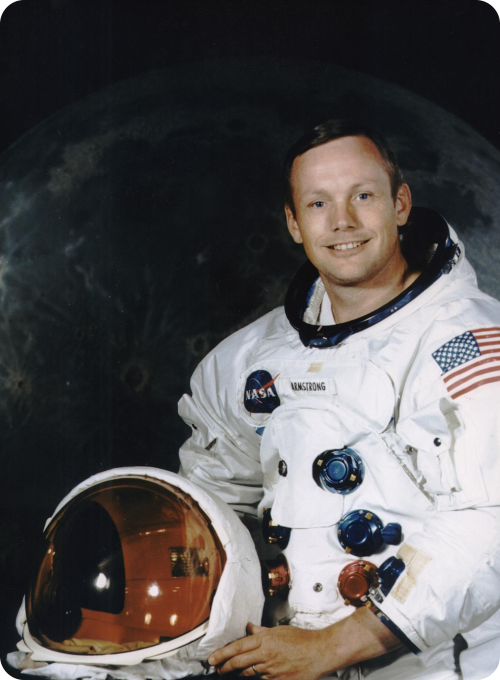
#> input picture assets/famous_people_trio_v1/neil_armstrong.png, 1000 x 1360 px, given in place of neil_armstrong.jpg, which was not available (shown at 1/2 size)
$ python render_vintage_documentary_brush_v1.py
#> lines starting #> are read from the running program, lines starting #| are printed output that depends on the picture; after the words box and inside, x2 and y2 are one past the last pixel; in counts of white or black regions, pixels touching at a corner belong together; pictures that were not available may be replaced by others from this repository, and a replacement may not be noted
#!/usr/bin/env python3
"""Vintage documentary sample: 1920x1080 5s MP4, 30fps, fully static camera.

Faithful to ChrononTemplate/catalog/vintage_documentary.v1.json:
- black ground #050505 + diffuse dark-red radial light #52090D (0.22)
- sparse deterministic film dust (36 dots, seed 42) + vignette + grain
- aged photo card 760x480 at (960,430): torn edge (~7px), faded grade,
  pink wash #D9A7A0 @0.14, scanlines inside, soft halo behind
- white divider 420x3 + "TORINO 1978" 64px #F3CA43 double glow
- closing slice glitch (frames 130-139): 8 bands, +/-80px, RGB split 5px,
  mosaic 12px blocks

OOM-safe: static layers baked once (float32), one frame at a time piped
to ffmpeg via stdin. Peak ~150MB.
"""
import gc
import hashlib
import json
import os
import subprocess
import sys

import numpy as np
from PIL import Image, ImageDraw, ImageFont, ImageFilter

OUT = os.path.join(os.path.dirname(os.path.abspath(__file__)),
                   "..", "..", "out", "vintage_documentary_brush_v1")
PNGDIR = os.path.join(OUT, "png")
MP4DIR = os.path.join(OUT, "mp4")
W, H = 1920, 1080
FPS, SECONDS = 30, 5
FRAMES = FPS * SECONDS

# Recipe values (mirror catalog/vintage_documentary.v1.json)
PHOTO_W, PHOTO_H = 760, 480
PHOTO_CX, PHOTO_CY = 960, 430
TITLE_Y = 790
TITLE_TEXT = "APOLLO 1969"
GLITCH_START, GLITCH_DUR = 130, 10
# Brush reveal: baked oversize for the modern micro push-in (content moves,
# camera stays fixed). Reveal edge sweeps right -> left over REVEAL_DUR.
BW, BH = 820, 518
REVEAL_DUR = 60
PHOTO_SRC = os.path.join(os.path.dirname(os.path.abspath(__file__)),
                         "..", "..", "assets", "famous_people_trio_v1",
                         "sources", "neil_armstrong.jpg")


def hexrgb(s):
    s = s.lstrip("#")
    return np.array([int(s[0:2], 16), int(s[2:4], 16), int(s[4:6], 16)],
                    dtype=np.float32)


def smooth_walk(rng, n, step):
    w = np.cumsum(rng.normal(0, step, n).astype(np.float64))
    w -= w.mean()
    return w.astype(np.float32)


def torn_mask(w, h, amount, seed, radius):
    """Jagged torn-paper alpha for a w*h card + rounded corners."""
    rng = np.random.default_rng(seed)
    mask = np.ones((h, w), dtype=np.float32)
    yy, xx = np.mgrid[0:h, 0:w].astype(np.float32)
    # Displace each edge with smoothed noise (~amount px peak).
    top = smooth_walk(rng, w, amount * 0.45)
    bot = smooth_walk(rng, w, amount * 0.45)
    lft = smooth_walk(rng, h, amount * 0.45)
    rgt = smooth_walk(rng, h, amount * 0.45)
    top = (top - top.min()) / (max(top.max() - top.min(), 1e-6)) * amount * 2
    bot = (bot - bot.min()) / (max(bot.max() - bot.min(), 1e-6)) * amount * 2
    lft = (lft - lft.min()) / (max(lft.max() - lft.min(), 1e-6)) * amount * 2
    rgt = (rgt - rgt.min()) / (max(rgt.max() - rgt.min(), 1e-6)) * amount * 2
    # A few deeper tears.
    for _ in range(6):
        x = rng.integers(0, w)
        top[max(0, x - 3):x + 3] += rng.uniform(amount, amount * 2.2)
    for _ in range(6):
        x = rng.integers(0, w)
        bot[max(0, x - 3):x + 3] += rng.uniform(amount, amount * 2.2)
    mask[yy < top[None, :]] = 0
    mask[yy > (h - 1 - bot[None, :])] = 0
    mask[xx < lft[:, None]] = 0
    mask[xx > (w - 1 - rgt[:, None])] = 0
    # Rounded corners (q = distance in from the two corner edges).
    if radius > 0:
        cy, cx = np.mgrid[0:h, 0:w].astype(np.float32)
        for (oy, ox) in ((0, 0), (0, w - 1), (h - 1, 0), (h - 1, w - 1)):
            qy = cy if oy == 0 else oy - cy
            qx = cx if ox == 0 else ox - cx
            corner = (qx < radius) & (qy < radius)
            outside = corner & ((qx - radius + 1) ** 2 +
                                (qy - radius + 1) ** 2 > radius ** 2)
            mask[outside] = 0
    # 1px feather.
    soft = Image.fromarray((mask * 255).astype(np.uint8)).filter(
        ImageFilter.GaussianBlur(0.8))
    return np.asarray(soft, dtype=np.float32) / 255.0


def load_real_photo(w, h, path):
    """Real local photo, cover-fit to w*h, vintage grade (sat/contrast)."""
#> called with w = 820, h = 518
    img = Image.open(path).convert("RGB")
    sw, sh = img.size
#> sw = 1000; sh = 1360
    scale = max(w / sw, h / sh)
#> scale = 0.82
    img = img.resize((int(sw * scale + 0.5), int(sh * scale + 0.5)),
                     Image.LANCZOS)
#> img: PIL image 820x1115 RGB
    left = (img.size[0] - w) // 2
#> left = 0
    top = (img.size[1] - h) // 2
#> top = 298
    img = img.crop((left, top, left + w, top + h))
#> img: PIL image 820x518 RGB
    a = np.asarray(img, dtype=np.float32)
    gray = a.mean(axis=-1, keepdims=True)
    a = gray + (a - gray) * 0.72
    a = 128 + (a - 128) * 0.95
    return np.clip(a, 0, 255)


def bristle_field(w, h, seed):
    """Dry-brush streaks: strong vertical bristle noise + slight slant."""
    rng = np.random.default_rng(seed)
    # Many cells across x, few down y => vertical bristle streaks.
    gx = rng.random((7, 90)).astype(np.float32)
    streaks = np.asarray(Image.fromarray(
        (gx * 255).astype(np.uint8)).resize((w, h), Image.BILINEAR),
        dtype=np.float32) / 255.0
    gy = rng.random((24, 24)).astype(np.float32)
    blotch = np.asarray(Image.fromarray(
        (gy * 255).astype(np.uint8)).resize((w, h), Image.BILINEAR),
        dtype=np.float32) / 255.0
    yy = np.linspace(0, 1, h, dtype=np.float32)[:, None].repeat(w, axis=1)
    field = (streaks - 0.5) * 44.0 + (blotch - 0.5) * 26.0 + \
        (yy - 0.5) * 36.0  # slant: top edge leads
    return field.astype(np.float32)


def ease_in_out(p):
    p = min(max(p, 0.0), 1.0)
    return p * p * (3 - 2 * p)


def build_static():
    """Bake bg, oversize card (rgb+alpha), title, scan, dust, bristles."""
    bg = np.full((H, W, 3), hexrgb("#050505"), dtype=np.float32)
    yy, xx = np.mgrid[0:H, 0:W].astype(np.float32)
    dx = (xx - W * 0.5) / (W * 0.62)
    dy = (yy - H * 0.5) / (H * 0.62)
    dist = np.sqrt(dx ** 2 + dy ** 2)
    fall = np.clip(1 - dist, 0, 1) ** 2
    bg = bg * (1 - fall[..., None] * 0.22) + \
        hexrgb("#52090D") * fall[..., None] * 0.22
    del dx, dy, dist, fall
    vig = np.clip((np.sqrt(((xx / W - 0.5) ** 2 +
                            (yy / H - 0.5) ** 2)) - 0.32) / 0.45, 0, 1)
    bg *= (1 - 0.45 * vig[..., None])
    del xx, yy, vig
    gc.collect()

    # Photo card: real local portrait, baked oversize for the push-in.
    photo = load_real_photo(BW, BH, PHOTO_SRC)
    tint = hexrgb("#D9A7A0")
    photo = photo * 0.86 + tint * 0.14
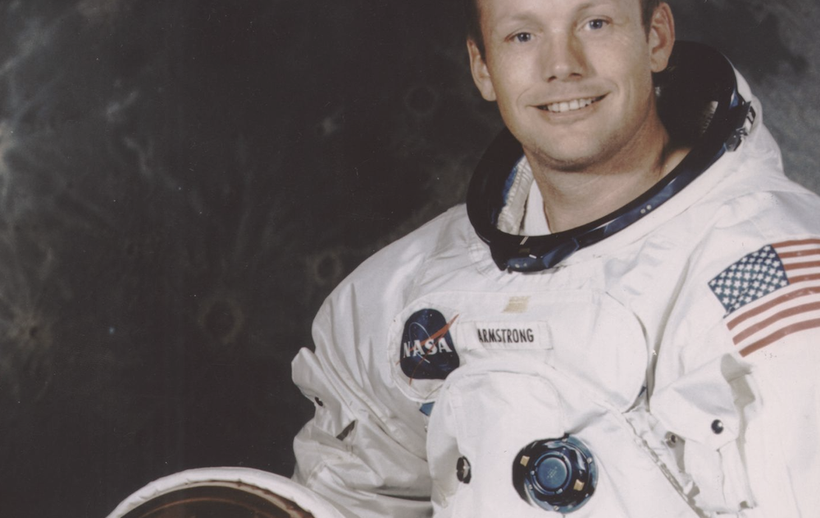
#> photo: shape (518, 820, 3) float32; mean of channels 0, 1, 2 115.7, 108.5, 108.3; drawn as R, G, B
    halo = Image.new("L", (W, H), 0)
#> halo: PIL image 1920x1080 L; every value is 0
    hd = ImageDraw.Draw(halo)
    hx0, hy0 = PHOTO_CX - PHOTO_W * 0.72, PHOTO_CY - PHOTO_H * 0.75
    hx1, hy1 = PHOTO_CX + PHOTO_W * 0.72, PHOTO_CY + PHOTO_H * 0.75
    hd.ellipse([hx0, hy0, hx1, hy1], fill=26)
    halo = halo.filter(ImageFilter.GaussianBlur(18))
    halo_a = np.asarray(halo, dtype=np.float32) / 255.0
    glow_col = hexrgb("#FFF6D8")
    bg = bg * (1 - halo_a[..., None] * 0.10) + \
        glow_col * halo_a[..., None] * 0.10
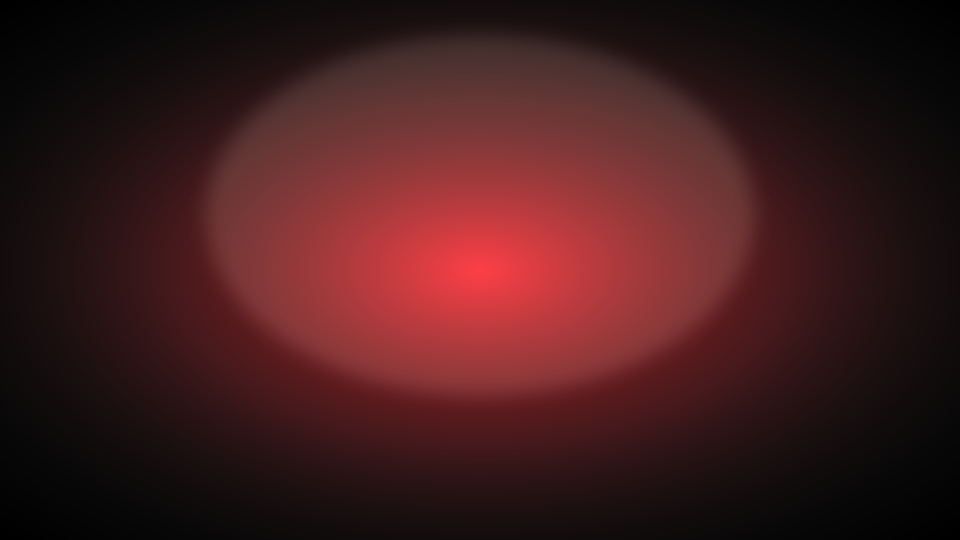
#> bg: shape (1080, 1920, 3) float32 (shown at 1/2 size); mean of channels 0, 1, 2 8.6, 5.4, 5.5; drawn with min black and max white
    del halo, hd, halo_a
    gc.collect()

    mask = torn_mask(BW, BH, 7.0, 7, 14)
    card_rgb = np.zeros((H, W, 3), dtype=np.float32)
    card_a = np.zeros((H, W), dtype=np.float32)
    x0, y0 = PHOTO_CX - PHOTO_W // 2, PHOTO_CY - PHOTO_H // 2
    xb, yb = PHOTO_CX - BW // 2, PHOTO_CY - BH // 2
    card_rgb[yb:yb + BH, xb:xb + BW] = photo
    card_a[yb:yb + BH, xb:xb + BW] = mask
    del photo, mask
    gc.collect()
    bristles = bristle_field(PHOTO_W, PHOTO_H, 11)

    # Scanlines INSIDE the photo: precomputed multiplier on card region.
    scan = np.ones((PHOTO_H, PHOTO_W), dtype=np.float32)
    period = max(int(round(1 / 0.004)), 2)
    rows = np.arange(PHOTO_H) % period == 0
    scan[rows] = 1 - 0.06
    scan_full = np.ones((H, W), dtype=np.float32)
    scan_full[y0:y0 + PHOTO_H, x0:x0 + PHOTO_W] = scan
    del scan

    # Title + divider with double glow, baked with alpha.
    font = ImageFont.truetype("/usr/share/fonts/truetype/dejavu/"
                              "DejaVuSans-Bold.ttf", 64)
    pad = 90
    tw = 760 + pad * 2
    th = 200 + pad * 2
    txt = Image.new("L", (tw, th), 0)
#> txt: PIL image 940x380 L; every value is 0
    ImageDraw.Draw(txt).text((tw // 2, th // 2), TITLE_TEXT, font=font,
                             fill=255, anchor="mm")
    txt_a = np.asarray(txt, dtype=np.float32) / 255.0
    wide = np.asarray(txt.filter(ImageFilter.GaussianBlur(22)),
                      dtype=np.float32) / 255.0 * 0.18
    tight = np.asarray(txt.filter(ImageFilter.GaussianBlur(4)),
                       dtype=np.float32) / 255.0 * 0.45
    tx, ty = PHOTO_CX - tw // 2, TITLE_Y - th // 2
    title_rgb = np.zeros((H, W, 3), dtype=np.float32)
    title_a = np.zeros((H, W), dtype=np.float32)
    y1, y2 = max(ty, 0), min(ty + th, H)
    x1, x2 = max(tx, 0), min(tx + tw, W)
    sy1, sy2 = y1 - ty, y2 - ty
    sx1, sx2 = x1 - tx, x2 - tx
    core = txt_a[sy1:sy2, sx1:sx2]
    halo_mix = np.clip(wide[sy1:sy2, sx1:sx2] +
                       tight[sy1:sy2, sx1:sx2], 0, 1)
    gold, mint = hexrgb("#F3CA43"), hexrgb("#E4E6A0")
    halo_rgb = mint * 0.5 + gold * 0.5
    region = title_rgb[y1:y2, x1:x2]
    region[:] = (halo_rgb * halo_mix[..., None] * (1 - core[..., None]) +
                 gold * core[..., None])
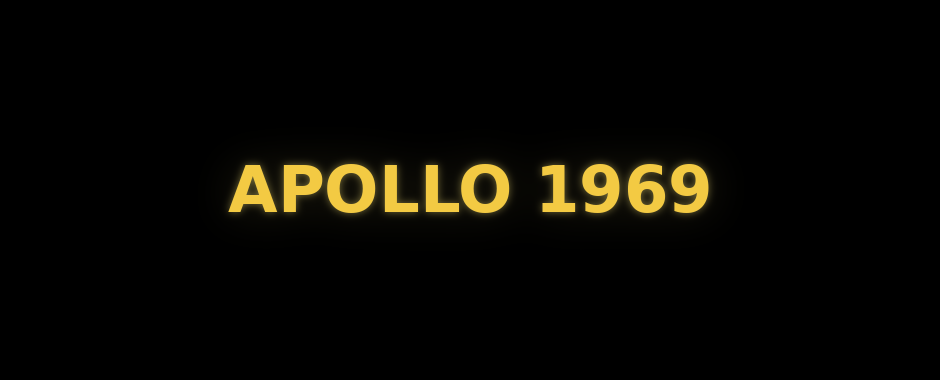
#> region: shape (380, 940, 3) float32; mean of channels 0, 1, 2 9.1, 7.8, 2.9; drawn as R, G, B
    title_a[y1:y2, x1:x2] = np.clip(core + halo_mix, 0, 1)
    del txt, txt_a, wide, tight, core, halo_mix, region
    gc.collect()
    # Divider rule + halo sandwich.
    rule_y = int(round(TITLE_Y - 64 * 0.9))
    for hh, op in ((9, 0.22 * 0.9), (3, 0.9)):
        rx0 = PHOTO_CX - 420 // 2
        title_rgb[rule_y - hh // 2:rule_y + hh // 2 + 1, rx0:rx0 + 420] = \
            255.0 * op + title_rgb[rule_y - hh // 2:rule_y + hh // 2 + 1,
                                   rx0:rx0 + 420] * (1 - op)
        title_a[rule_y - hh // 2:rule_y + hh // 2 + 1, rx0:rx0 + 420] = \
            np.maximum(title_a[rule_y - hh // 2:rule_y + hh // 2 + 1,
                               rx0:rx0 + 420], op)
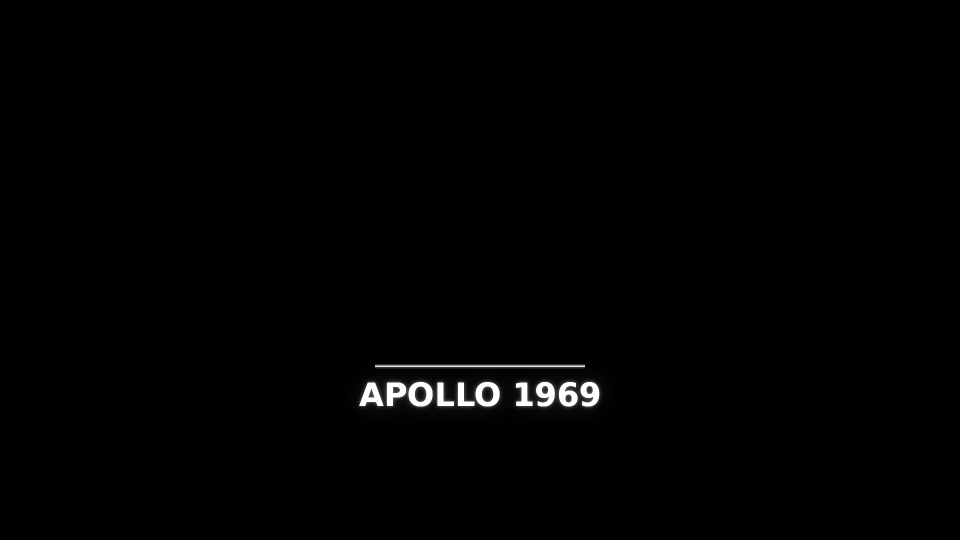
#> title_a: shape (1080, 1920) float32 (shown at 1/2 size); min 0, max 1, mean 0.00737

    # Deterministic dust (base pos + drift vector + size + phase).
    rng = np.random.default_rng(42)
    dust = np.stack([
        rng.uniform(0, W, 36), rng.uniform(0, H, 36),
        (rng.uniform(0, 1, 36) - 0.5) * 60,
        (rng.uniform(0, 1, 36) - 0.5) * 36,
        2 + rng.uniform(0, 1, 36) * 3,
        rng.uniform(0, 6.28, 36)]).T.astype(np.float32)
    return bg, card_rgb, card_a, title_rgb, title_a, scan_full, dust, \
        bristles, xb, yb


# [51 lines left out: functions glitch_photo, draw_dust, sha256, not called in this run]


def main():
    os.makedirs(PNGDIR, exist_ok=True)
    os.makedirs(MP4DIR, exist_ok=True)
    print("baking static layers ...", flush=True)
    bg, card_rgb, card_a, title_rgb, title_a, scan, dust, bristles, \
        xb, yb = build_static()
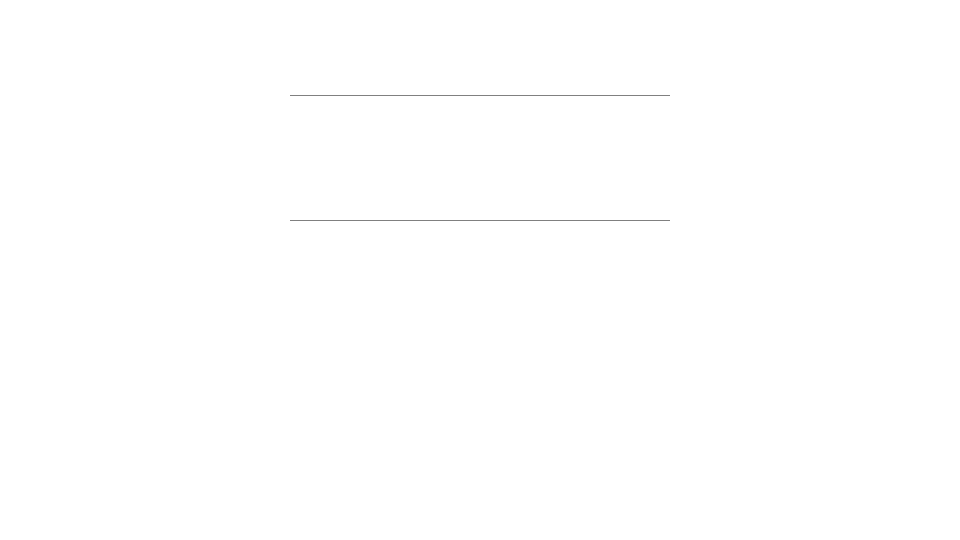
#> scan: shape (1080, 1920) float32 (shown at 1/2 size); values 0.94 (black) and 1 (white), 99.9% white; black in thin lines or dots, all inside (x1, y1, x2, y2) = (580, 190, 1340, 441)
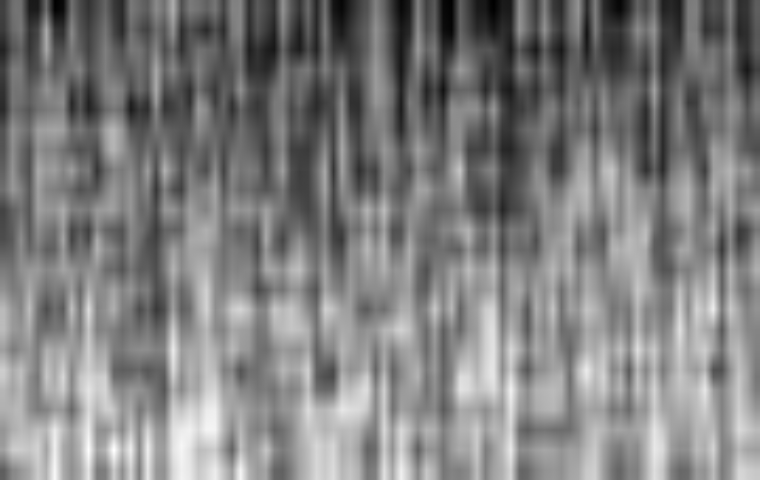
#> bristles: shape (480, 760) float32; min -46.65, max 44.34, mean -1.1; drawn with min black and max white
#> dust = 36 rows, first 6: [1486, 140.3, 21.2, -14.53, 3.42, 5.59], [842.6, 513.8, -15.96, 14.49, 2.8, 5.61], [1648.5, 245.1, -26.5, -1.59, 2.99, 3.26], [1338.9, 723.4, -13.12, -10.71, 3.56, 1.98], [180.8, 472.1, -12.38, -6.99, 3.32, 4.85], [1873.2, 899.3, 9.71, 2.85, 2.06, 4.16]; xb = 550; yb = 171
    x0, y0 = PHOTO_CX - PHOTO_W // 2, PHOTO_CY - PHOTO_H // 2
    big_rgb = card_rgb[yb:yb + BH, xb:xb + BW]
    big_a = card_a[yb:yb + BH, xb:xb + BW]
    scan_region = scan[y0:y0 + PHOTO_H, x0:x0 + PHOTO_W]
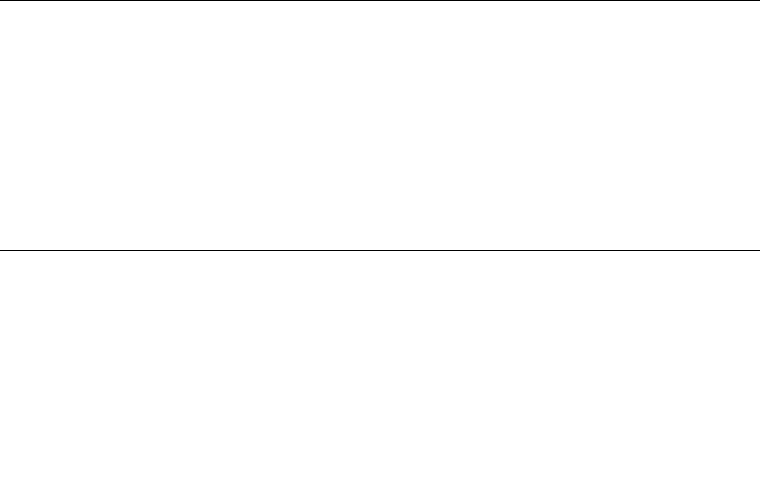
#> scan_region: shape (480, 760) float32; values 0.94 (black) and 1 (white), 99.6% white; black in thin lines or dots, all inside (x1, y1, x2, y2) = (0, 0, 760, 251)
    bxx = np.tile(np.arange(PHOTO_W, dtype=np.float32)[None, :],
                  (PHOTO_H, 1))
    wet_col = np.array([255, 240, 210], dtype=np.float32)
    mp4 = os.path.join(MP4DIR, "vintage_documentary_brush_v1.mp4")
    cmd = ["ffmpeg", "-y", "-loglevel", "error",
           "-f", "rawvideo", "-pix_fmt", "rgb24", "-s", f"{W}x{H}",
           "-r", str(FPS), "-i", "-",
           "-c:v", "libx264", "-preset", "medium", "-crf", "18",
           "-pix_fmt", "yuv420p", "-an", mp4]
#> (the run stopped early here; a loop or call above may not have finished)

$ run again, with assets/famous_people_trio_v1/sally_ride.png copied over assets/famous_people_trio_v1/neil_armstrong.png
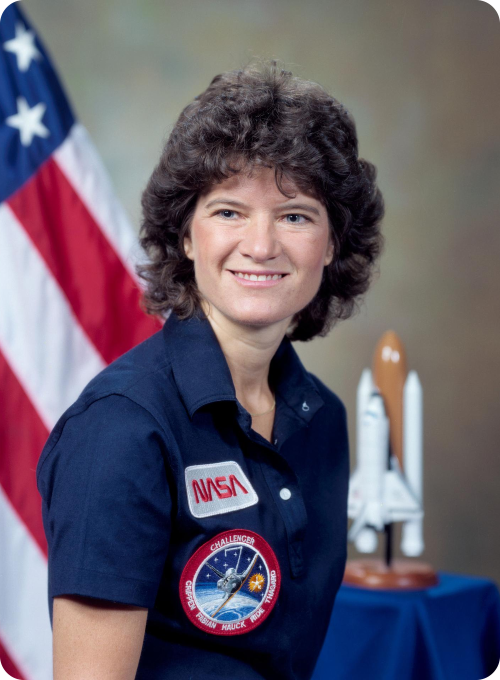
#> input picture assets/famous_people_trio_v1/sally_ride.png, 1000 x 1360 px, given in place of neil_armstrong.jpg, which was not available (shown at 1/2 size)
#> in build_static, `photo = photo * 0.86 + tint * 0.14`:
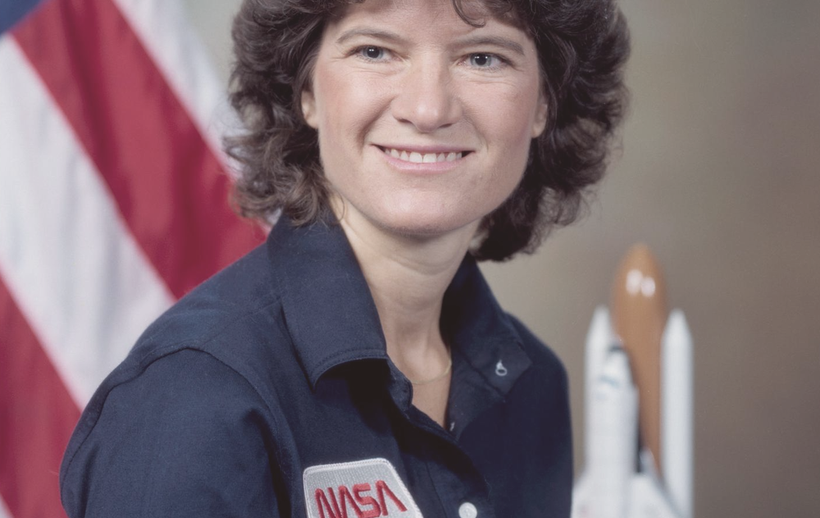
#> photo: shape (518, 820, 3) float32; mean of channels 0, 1, 2 126.6, 107.8, 114; drawn as R, G, B
#> in build_static, `card_rgb[yb:yb + BH, xb:xb + BW] = photo`:
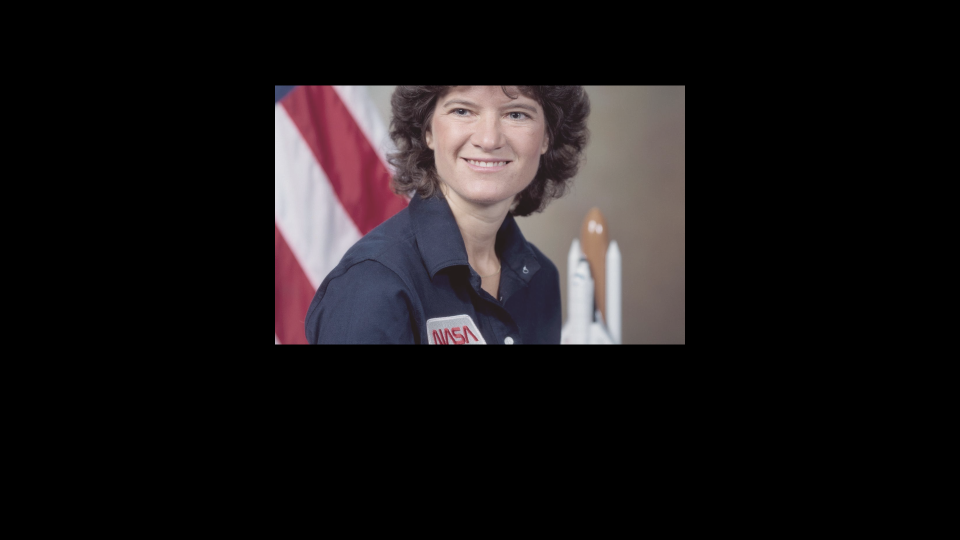
#> card_rgb: shape (1080, 1920, 3) float32 (shown at 1/2 size); mean of channels 0, 1, 2 25.9, 22.1, 23.3; drawn as R, G, B
#> scan: shape (1080, 1920) float32; values 0.94 (black) and 1 (white), 99.9% white; black in thin lines or dots, all inside (x1, y1, x2, y2) = (580, 190, 1340, 441)
#> dust = 36 rows, first 6: [1486, 140.3, 21.2, -14.53, 3.42, 5.59], [842.6, 513.8, -15.96, 14.49, 2.8, 5.61], [1648.5, 245.1, -26.5, -1.59, 2.99, 3.26], [1338.9, 723.4, -13.12, -10.71, 3.56, 1.98], [180.8, 472.1, -12.38, -6.99, 3.32, 4.85], [1873.2, 899.3, 9.71, 2.85, 2.06, 4.16]; xb = 550; yb = 171
#> scan_region: shape (480, 760) float32; values 0.94 (black) and 1 (white), 99.6% white; black in thin lines or dots, all inside (x1, y1, x2, y2) = (0, 0, 760, 251)
